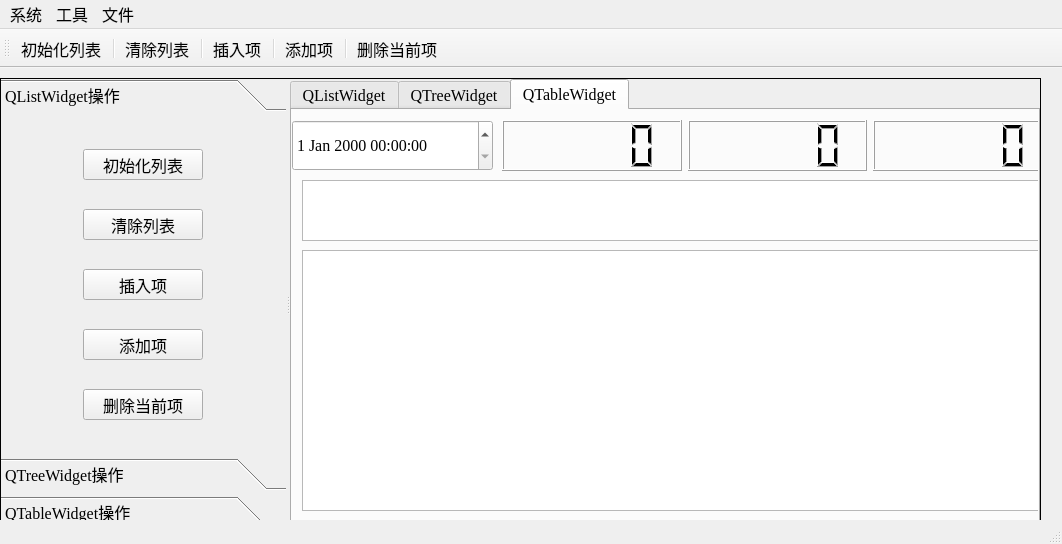
<?xml version="1.0" encoding="UTF-8"?>
<ui version="4.0">
 <class>MainWindow</class>
 <widget class="QMainWindow" name="MainWindow">
  <property name="geometry">
   <rect>
    <x>0</x>
    <y>0</y>
    <width>1062</width>
    <height>544</height>
   </rect>
  </property>
  <property name="font">
   <font>
    <family>Times New Roman</family>
    <pointsize>12</pointsize>
   </font>
  </property>
  <property name="windowTitle">
   <string>Test</string>
  </property>
  <widget class="QWidget" name="centralwidget">
   <widget class="QSplitter" name="splitter">
    <property name="geometry">
     <rect>
      <x>0</x>
      <y>10</y>
      <width>1041</width>
      <height>451</height>
     </rect>
    </property>
    <property name="frameShape">
     <enum>QFrame::Box</enum>
    </property>
    <property name="frameShadow">
     <enum>QFrame::Plain</enum>
    </property>
    <property name="lineWidth">
     <number>1</number>
    </property>
    <property name="midLineWidth">
     <number>3</number>
    </property>
    <property name="orientation">
     <enum>Qt::Horizontal</enum>
    </property>
    <property name="opaqueResize">
     <bool>true</bool>
    </property>
    <widget class="QToolBox" name="toolBox">
     <property name="minimumSize">
      <size>
       <width>150</width>
       <height>0</height>
      </size>
     </property>
     <property name="maximumSize">
      <size>
       <width>300</width>
       <height>16777215</height>
      </size>
     </property>
     <property name="currentIndex">
      <number>0</number>
     </property>
     <widget class="QWidget" name="page1">
      <property name="geometry">
       <rect>
        <x>0</x>
        <y>0</y>
        <width>232</width>
        <height>326</height>
       </rect>
      </property>
      <attribute name="icon">
       <iconset>
        <normaloff>:/images/icons/410.bmp</normaloff>:/images/icons/410.bmp</iconset>
      </attribute>
      <attribute name="label">
       <string>QListWidget操作</string>
      </attribute>
      <layout class="QGridLayout" name="gridLayout">
       <item row="0" column="0">
        <widget class="QToolButton" name="tBtnListIni">
         <property name="minimumSize">
          <size>
           <width>120</width>
           <height>25</height>
          </size>
         </property>
         <property name="text">
          <string>初始化列表</string>
         </property>
         <property name="popupMode">
          <enum>QToolButton::DelayedPopup</enum>
         </property>
         <property name="toolButtonStyle">
          <enum>Qt::ToolButtonTextBesideIcon</enum>
         </property>
         <property name="autoRaise">
          <bool>false</bool>
         </property>
         <property name="arrowType">
          <enum>Qt::NoArrow</enum>
         </property>
        </widget>
       </item>
       <item row="1" column="0">
        <widget class="QToolButton" name="tBtnListClear">
         <property name="minimumSize">
          <size>
           <width>120</width>
           <height>25</height>
          </size>
         </property>
         <property name="text">
          <string>清除列表</string>
         </property>
         <property name="toolButtonStyle">
          <enum>Qt::ToolButtonTextBesideIcon</enum>
         </property>
        </widget>
       </item>
       <item row="2" column="0">
        <widget class="QToolButton" name="tBtnListInsert">
         <property name="minimumSize">
          <size>
           <width>120</width>
           <height>25</height>
          </size>
         </property>
         <property name="text">
          <string>插入项</string>
         </property>
         <property name="toolButtonStyle">
          <enum>Qt::ToolButtonTextBesideIcon</enum>
         </property>
        </widget>
       </item>
       <item row="3" column="0">
        <widget class="QToolButton" name="tBtnListAppend">
         <property name="minimumSize">
          <size>
           <width>120</width>
           <height>25</height>
          </size>
         </property>
         <property name="text">
          <string>添加项</string>
         </property>
         <property name="toolButtonStyle">
          <enum>Qt::ToolButtonTextBesideIcon</enum>
         </property>
        </widget>
       </item>
       <item row="4" column="0">
        <widget class="QToolButton" name="tBtnListDelete">
         <property name="minimumSize">
          <size>
           <width>120</width>
           <height>25</height>
          </size>
         </property>
         <property name="text">
          <string>删除当前项</string>
         </property>
         <property name="toolButtonStyle">
          <enum>Qt::ToolButtonTextBesideIcon</enum>
         </property>
        </widget>
       </item>
      </layout>
     </widget>
     <widget class="QWidget" name="page2">
      <property name="geometry">
       <rect>
        <x>0</x>
        <y>0</y>
        <width>211</width>
        <height>340</height>
       </rect>
      </property>
      <attribute name="icon">
       <iconset>
        <normaloff>:/images/icons/408.bmp</normaloff>:/images/icons/408.bmp</iconset>
      </attribute>
      <attribute name="label">
       <string>QTreeWidget操作</string>
      </attribute>
      <layout class="QVBoxLayout" name="verticalLayout_4">
       <item>
        <widget class="QGroupBox" name="groupBox4">
         <property name="title">
          <string/>
         </property>
         <layout class="QVBoxLayout" name="verticalLayout_3">
          <item>
           <widget class="QPushButton" name="btnRecoveryDate">
            <property name="text">
             <string>当前日期时间</string>
            </property>
           </widget>
          </item>
          <item>
           <widget class="QLabel" name="textLabel1">
            <property name="text">
             <string>日期</string>
            </property>
           </widget>
          </item>
          <item>
           <widget class="QLineEdit" name="textLabelLineEdit"/>
          </item>
          <item>
           <widget class="QLabel" name="textLabel2">
            <property name="text">
             <string>月份</string>
            </property>
           </widget>
          </item>
          <item>
           <widget class="QSpinBox" name="spinMonthBox"/>
          </item>
          <item>
           <widget class="QLabel" name="textLabel3">
            <property name="text">
             <string>天数</string>
            </property>
           </widget>
          </item>
          <item>
           <widget class="QSpinBox" name="spinDateBox"/>
          </item>
         </layout>
        </widget>
       </item>
       <item>
        <spacer name="verticalSpacer">
         <property name="orientation">
          <enum>Qt::Vertical</enum>
         </property>
         <property name="sizeHint" stdset="0">
          <size>
           <width>20</width>
           <height>119</height>
          </size>
         </property>
        </spacer>
       </item>
      </layout>
     </widget>
     <widget class="QWidget" name="page3">
      <property name="geometry">
       <rect>
        <x>0</x>
        <y>0</y>
        <width>232</width>
        <height>326</height>
       </rect>
      </property>
      <attribute name="icon">
       <iconset>
        <normaloff>:/images/icons/412.bmp</normaloff>:/images/icons/412.bmp</iconset>
      </attribute>
      <attribute name="label">
       <string>QTableWidget操作</string>
      </attribute>
      <widget class="QPushButton" name="btnclose">
       <property name="geometry">
        <rect>
         <x>40</x>
         <y>40</y>
         <width>131</width>
         <height>41</height>
        </rect>
       </property>
       <property name="text">
        <string>关闭</string>
       </property>
      </widget>
      <widget class="QCheckBox" name="reboot">
       <property name="geometry">
        <rect>
         <x>40</x>
         <y>120</y>
         <width>131</width>
         <height>41</height>
        </rect>
       </property>
       <property name="text">
        <string>重启</string>
       </property>
      </widget>
      <widget class="QDial" name="dial">
       <property name="geometry">
        <rect>
         <x>70</x>
         <y>200</y>
         <width>50</width>
         <height>64</height>
        </rect>
       </property>
      </widget>
     </widget>
    </widget>
    <widget class="QTabWidget" name="tabWidget">
     <property name="tabPosition">
      <enum>QTabWidget::North</enum>
     </property>
     <property name="tabShape">
      <enum>QTabWidget::Rounded</enum>
     </property>
     <property name="currentIndex">
      <number>2</number>
     </property>
     <property name="elideMode">
      <enum>Qt::ElideLeft</enum>
     </property>
     <widget class="QWidget" name="tab1">
      <attribute name="title">
       <string>QListWidget</string>
      </attribute>
      <layout class="QVBoxLayout" name="verticalLayout">
       <property name="leftMargin">
        <number>4</number>
       </property>
       <property name="topMargin">
        <number>4</number>
       </property>
       <property name="rightMargin">
        <number>4</number>
       </property>
       <property name="bottomMargin">
        <number>4</number>
       </property>
       <item>
        <widget class="QGroupBox" name="groupBox1">
         <property name="title">
          <string/>
         </property>
         <layout class="QHBoxLayout" name="horizontalLayout">
          <property name="spacing">
           <number>10</number>
          </property>
          <property name="topMargin">
           <number>2</number>
          </property>
          <property name="bottomMargin">
           <number>2</number>
          </property>
          <item>
           <widget class="QLabel" name="currentItemLabel">
            <property name="text">
             <string>当前项变化</string>
            </property>
           </widget>
          </item>
          <item>
           <widget class="QLineEdit" name="editCutItemText">
            <property name="styleSheet">
             <string notr="true">color: rgb(0, 0, 255);</string>
            </property>
            <property name="clearButtonEnabled">
             <bool>false</bool>
            </property>
           </widget>
          </item>
          <item>
           <widget class="QCheckBox" name="chkBoxListEditable">
            <property name="text">
             <string>可编辑</string>
            </property>
           </widget>
          </item>
         </layout>
        </widget>
       </item>
       <item>
        <widget class="QGroupBox" name="groupBox2">
         <property name="title">
          <string/>
         </property>
         <layout class="QHBoxLayout" name="horizontalLayout_2">
          <property name="topMargin">
           <number>2</number>
          </property>
          <property name="bottomMargin">
           <number>2</number>
          </property>
          <item>
           <widget class="QToolButton" name="tBtnSelectItem">
            <property name="minimumSize">
             <size>
              <width>100</width>
              <height>25</height>
             </size>
            </property>
            <property name="text">
             <string>选择项</string>
            </property>
            <property name="popupMode">
             <enum>QToolButton::MenuButtonPopup</enum>
            </property>
            <property name="toolButtonStyle">
             <enum>Qt::ToolButtonTextBesideIcon</enum>
            </property>
           </widget>
          </item>
          <item>
           <widget class="QToolButton" name="tBtnSelALL">
            <property name="minimumSize">
             <size>
              <width>70</width>
              <height>25</height>
             </size>
            </property>
            <property name="text">
             <string>全选</string>
            </property>
            <property name="toolButtonStyle">
             <enum>Qt::ToolButtonTextBesideIcon</enum>
            </property>
           </widget>
          </item>
          <item>
           <widget class="QToolButton" name="tBtnSelNone">
            <property name="minimumSize">
             <size>
              <width>70</width>
              <height>25</height>
             </size>
            </property>
            <property name="text">
             <string>全不选</string>
            </property>
            <property name="toolButtonStyle">
             <enum>Qt::ToolButtonTextBesideIcon</enum>
            </property>
           </widget>
          </item>
          <item>
           <widget class="QToolButton" name="tBtnSelInvs">
            <property name="minimumSize">
             <size>
              <width>70</width>
              <height>25</height>
             </size>
            </property>
            <property name="text">
             <string>反选</string>
            </property>
            <property name="toolButtonStyle">
             <enum>Qt::ToolButtonTextBesideIcon</enum>
            </property>
           </widget>
          </item>
         </layout>
        </widget>
       </item>
       <item>
        <widget class="QListWidget" name="listWidget">
         <property name="contextMenuPolicy">
          <enum>Qt::CustomContextMenu</enum>
         </property>
         <property name="layoutMode">
          <enum>QListView::SinglePass</enum>
         </property>
         <property name="viewMode">
          <enum>QListView::ListMode</enum>
         </property>
         <property name="selectionRectVisible">
          <bool>false</bool>
         </property>
         <item>
          <property name="text">
           <string>New Item1</string>
          </property>
          <property name="checkState">
           <enum>Checked</enum>
          </property>
          <property name="icon">
           <iconset>
            <normaloff>:/images/icons/check2.ico</normaloff>:/images/icons/check2.ico</iconset>
          </property>
          <property name="flags">
           <set>ItemIsSelectable|ItemIsEditable|ItemIsDragEnabled|ItemIsUserCheckable|ItemIsEnabled</set>
          </property>
         </item>
         <item>
          <property name="text">
           <string>New Item2</string>
          </property>
          <property name="checkState">
           <enum>Unchecked</enum>
          </property>
          <property name="icon">
           <iconset>
            <normaloff>:/images/icons/check2.ico</normaloff>:/images/icons/check2.ico</iconset>
          </property>
          <property name="flags">
           <set>ItemIsSelectable|ItemIsEditable|ItemIsUserCheckable|ItemIsEnabled</set>
          </property>
         </item>
        </widget>
       </item>
      </layout>
     </widget>
     <widget class="QWidget" name="tab2">
      <attribute name="title">
       <string>QTreeWidget</string>
      </attribute>
      <layout class="QVBoxLayout" name="verticalLayout_2">
       <item>
        <widget class="QCalendarWidget" name="calendarWidget"/>
       </item>
       <item>
        <widget class="QProgressBar" name="progressBar">
         <property name="value">
          <number>24</number>
         </property>
        </widget>
       </item>
      </layout>
     </widget>
     <widget class="QWidget" name="tab3">
      <attribute name="title">
       <string>QTableWidget</string>
      </attribute>
      <widget class="QDateTimeEdit" name="dateTimeEdit">
       <property name="geometry">
        <rect>
         <x>0</x>
         <y>10</y>
         <width>201</width>
         <height>51</height>
        </rect>
       </property>
      </widget>
      <widget class="QPlainTextEdit" name="plainTextEdit">
       <property name="geometry">
        <rect>
         <x>10</x>
         <y>140</y>
         <width>801</width>
         <height>261</height>
        </rect>
       </property>
      </widget>
      <widget class="QTextEdit" name="textEdit">
       <property name="geometry">
        <rect>
         <x>10</x>
         <y>70</y>
         <width>751</width>
         <height>61</height>
        </rect>
       </property>
      </widget>
      <widget class="QWidget" name="">
       <property name="geometry">
        <rect>
         <x>210</x>
         <y>10</y>
         <width>551</width>
         <height>51</height>
        </rect>
       </property>
       <layout class="QHBoxLayout" name="horizontalLayout_3">
        <item>
         <widget class="QLCDNumber" name="lcdHourNumber"/>
        </item>
        <item>
         <widget class="QLCDNumber" name="lcdMinuteNumber"/>
        </item>
        <item>
         <widget class="QLCDNumber" name="lcdSecondNumber"/>
        </item>
       </layout>
      </widget>
     </widget>
    </widget>
   </widget>
  </widget>
  <widget class="QMenuBar" name="menubar">
   <property name="geometry">
    <rect>
     <x>0</x>
     <y>0</y>
     <width>1062</width>
     <height>32</height>
    </rect>
   </property>
   <widget class="QMenu" name="menuReboot">
    <property name="title">
     <string>系统</string>
    </property>
    <addaction name="actionReboot"/>
    <addaction name="actionClose"/>
   </widget>
   <widget class="QMenu" name="menuTool">
    <property name="title">
     <string>工具</string>
    </property>
    <addaction name="actionlistInit"/>
    <addaction name="actionListClear"/>
    <addaction name="actionListAppend"/>
    <addaction name="actionListDelete"/>
    <addaction name="actionListInsert"/>
   </widget>
   <widget class="QMenu" name="menuFile">
    <property name="title">
     <string>文件</string>
    </property>
    <addaction name="separator"/>
    <addaction name="actioninitText"/>
    <addaction name="actionclearText"/>
    <addaction name="actionsaveText"/>
   </widget>
   <addaction name="menuReboot"/>
   <addaction name="menuTool"/>
   <addaction name="menuFile"/>
  </widget>
  <widget class="QStatusBar" name="statusbar"/>
  <widget class="QToolBar" name="toolBar">
   <property name="windowTitle">
    <string>toolBar</string>
   </property>
   <property name="toolButtonStyle">
    <enum>Qt::ToolButtonTextBesideIcon</enum>
   </property>
   <attribute name="toolBarArea">
    <enum>TopToolBarArea</enum>
   </attribute>
   <attribute name="toolBarBreak">
    <bool>false</bool>
   </attribute>
   <addaction name="actListIni"/>
   <addaction name="separator"/>
   <addaction name="actListClear"/>
   <addaction name="separator"/>
   <addaction name="actListInsert"/>
   <addaction name="separator"/>
   <addaction name="actListAppend"/>
   <addaction name="separator"/>
   <addaction name="actListDelete"/>
  </widget>
  <action name="actListIni">
   <property name="checkable">
    <bool>false</bool>
   </property>
   <property name="icon">
    <iconset resource="images_icons.qrc">
     <normaloff>:/icons/128.bmp</normaloff>:/icons/128.bmp</iconset>
   </property>
   <property name="text">
    <string>初始化列表</string>
   </property>
   <property name="toolTip">
    <string>初始化列表</string>
   </property>
   <property name="font">
    <font>
     <family>Times New Roman</family>
     <pointsize>12</pointsize>
    </font>
   </property>
   <property name="shortcut">
    <string>Ctrl+Shift+I</string>
   </property>
  </action>
  <action name="actListClear">
   <property name="icon">
    <iconset resource="images_icons.qrc">
     <normaloff>:/icons/delete1.bmp</normaloff>:/icons/delete1.bmp</iconset>
   </property>
   <property name="text">
    <string>清除列表</string>
   </property>
   <property name="toolTip">
    <string>清除列表</string>
   </property>
   <property name="font">
    <font>
     <family>Times New Roman</family>
     <pointsize>12</pointsize>
    </font>
   </property>
   <property name="shortcut">
    <string>Ctrl+Shift+Del</string>
   </property>
   <property name="iconVisibleInMenu">
    <bool>true</bool>
   </property>
  </action>
  <action name="actListInsert">
   <property name="icon">
    <iconset resource="images_icons.qrc">
     <normaloff>:/icons/424.bmp</normaloff>:/icons/424.bmp</iconset>
   </property>
   <property name="text">
    <string>插入项</string>
   </property>
   <property name="toolTip">
    <string>插入项</string>
   </property>
   <property name="font">
    <font>
     <family>Times New Roman</family>
     <pointsize>12</pointsize>
    </font>
   </property>
   <property name="shortcut">
    <string>Ctrl+Shift+I</string>
   </property>
  </action>
  <action name="actListAppend">
   <property name="icon">
    <iconset resource="images_icons.qrc">
     <normaloff>:/icons/316.bmp</normaloff>:/icons/316.bmp</iconset>
   </property>
   <property name="text">
    <string>添加项</string>
   </property>
   <property name="toolTip">
    <string>添加项</string>
   </property>
   <property name="font">
    <font>
     <family>Times New Roman</family>
     <pointsize>12</pointsize>
    </font>
   </property>
   <property name="shortcut">
    <string>Ctrl+Shift+P</string>
   </property>
  </action>
  <action name="actListDelete">
   <property name="icon">
    <iconset resource="images_icons.qrc">
     <normaloff>:/icons/324.bmp</normaloff>:/icons/324.bmp</iconset>
   </property>
   <property name="text">
    <string>删除当前项</string>
   </property>
   <property name="toolTip">
    <string>删除当前项</string>
   </property>
   <property name="font">
    <font>
     <family>Times New Roman</family>
     <pointsize>12</pointsize>
    </font>
   </property>
   <property name="shortcut">
    <string>Ctrl+Shift+Del</string>
   </property>
  </action>
  <action name="actSelALL">
   <property name="enabled">
    <bool>true</bool>
   </property>
   <property name="icon">
    <iconset resource="images_icons.qrc">
     <normaloff>:/icons/122.bmp</normaloff>:/icons/122.bmp</iconset>
   </property>
   <property name="text">
    <string>全选</string>
   </property>
   <property name="toolTip">
    <string>全选</string>
   </property>
   <property name="shortcut">
    <string>Ctrl+A</string>
   </property>
  </action>
  <action name="actSelNone">
   <property name="icon">
    <iconset resource="images_icons.qrc">
     <normaloff>:/icons/undo2.bmp</normaloff>:/icons/undo2.bmp</iconset>
   </property>
   <property name="text">
    <string>全不选</string>
   </property>
   <property name="toolTip">
    <string>全不选</string>
   </property>
   <property name="shortcut">
    <string>Ctrl+Shift+C</string>
   </property>
   <property name="menuRole">
    <enum>QAction::AboutRole</enum>
   </property>
  </action>
  <action name="actSelInvs">
   <property name="icon">
    <iconset resource="images_icons.qrc">
     <normaloff>:/icons/redo2.bmp</normaloff>:/icons/redo2.bmp</iconset>
   </property>
   <property name="text">
    <string>反选</string>
   </property>
   <property name="toolTip">
    <string>反选</string>
   </property>
   <property name="shortcut">
    <string>Ctrl+Shift+V</string>
   </property>
  </action>
  <action name="actQuit">
   <property name="icon">
    <iconset resource="images_icons.qrc">
     <normaloff>:/icons/delete1.bmp</normaloff>:/icons/delete1.bmp</iconset>
   </property>
   <property name="text">
    <string>退出</string>
   </property>
   <property name="toolTip">
    <string>退出程序</string>
   </property>
   <property name="shortcut">
    <string>Ctrl+Shift+Q</string>
   </property>
  </action>
  <action name="actSelPopMenu">
   <property name="icon">
    <iconset resource="images_icons.qrc">
     <normaloff>:/icons/320.bmp</normaloff>:/icons/320.bmp</iconset>
   </property>
   <property name="text">
    <string>项选择</string>
   </property>
   <property name="toolTip">
    <string>项选择</string>
   </property>
   <property name="shortcut">
    <string>Ctrl+Shift+T</string>
   </property>
  </action>
  <action name="actionReboot">
   <property name="icon">
    <iconset resource="images_icons.qrc">
     <normaloff>:/icons/326.bmp</normaloff>:/icons/326.bmp</iconset>
   </property>
   <property name="text">
    <string>重启</string>
   </property>
   <property name="shortcut">
    <string>Ctrl+Shift+R</string>
   </property>
  </action>
  <action name="actionClose">
   <property name="icon">
    <iconset resource="images_icons.qrc">
     <normaloff>:/icons/delete1.bmp</normaloff>:/icons/delete1.bmp</iconset>
   </property>
   <property name="text">
    <string>关闭</string>
   </property>
   <property name="shortcut">
    <string>Ctrl+Shift+Q</string>
   </property>
  </action>
  <action name="actionlistInit">
   <property name="icon">
    <iconset resource="images_icons.qrc">
     <normaloff>:/icons/424.bmp</normaloff>:/icons/424.bmp</iconset>
   </property>
   <property name="text">
    <string>初始化列表</string>
   </property>
   <property name="shortcut">
    <string>Ctrl+Shift+I</string>
   </property>
  </action>
  <action name="actionListClear">
   <property name="icon">
    <iconset resource="images_icons.qrc">
     <normaloff>:/icons/delete1.bmp</normaloff>:/icons/delete1.bmp</iconset>
   </property>
   <property name="text">
    <string>清除列表</string>
   </property>
   <property name="shortcut">
    <string>Ctrl+Shift+Del</string>
   </property>
  </action>
  <action name="actionListAppend">
   <property name="icon">
    <iconset resource="images_icons.qrc">
     <normaloff>:/icons/316.bmp</normaloff>:/icons/316.bmp</iconset>
   </property>
   <property name="text">
    <string>添加项</string>
   </property>
   <property name="shortcut">
    <string>Ctrl+Shift+P</string>
   </property>
  </action>
  <action name="actionListDelete">
   <property name="icon">
    <iconset resource="images_icons.qrc">
     <normaloff>:/icons/324.bmp</normaloff>:/icons/324.bmp</iconset>
   </property>
   <property name="text">
    <string>删除当前项</string>
   </property>
   <property name="shortcut">
    <string>Ctrl+Shift+Del</string>
   </property>
  </action>
  <action name="actioninitText">
   <property name="icon">
    <iconset resource="images_icons.qrc">
     <normaloff>:/icons/new2.bmp</normaloff>:/icons/new2.bmp</iconset>
   </property>
   <property name="text">
    <string>初始化文本</string>
   </property>
   <property name="shortcut">
    <string>Ctrl+Alt+I</string>
   </property>
  </action>
  <action name="actionclearText">
   <property name="icon">
    <iconset resource="images_icons.qrc">
     <normaloff>:/icons/delete1.bmp</normaloff>:/icons/delete1.bmp</iconset>
   </property>
   <property name="text">
    <string>清除文本</string>
   </property>
   <property name="shortcut">
    <string>Ctrl+Alt+Backspace</string>
   </property>
  </action>
  <action name="actionsaveText">
   <property name="icon">
    <iconset resource="images_icons.qrc">
     <normaloff>:/icons/save1.bmp</normaloff>:/icons/save1.bmp</iconset>
   </property>
   <property name="text">
    <string>保存文本</string>
   </property>
   <property name="shortcut">
    <string>Ctrl+Alt+S</string>
   </property>
  </action>
  <action name="actionListInsert">
   <property name="icon">
    <iconset resource="images_icons.qrc">
     <normaloff>:/icons/316.bmp</normaloff>:/icons/316.bmp</iconset>
   </property>
   <property name="text">
    <string>插入项</string>
   </property>
   <property name="shortcut">
    <string>Ctrl+Shift+I</string>
   </property>
  </action>
 </widget>
 <resources>
  <include location="images_icons.qrc"/>
 </resources>
 <connections>
  <connection>
   <sender>actSelPopMenu</sender>
   <signal>triggered()</signal>
   <receiver>actSelALL</receiver>
   <slot>trigger()</slot>
   <hints>
    <hint type="sourcelabel">
     <x>-1</x>
     <y>-1</y>
    </hint>
    <hint type="destinationlabel">
     <x>-1</x>
     <y>-1</y>
    </hint>
   </hints>
  </connection>
  <connection>
   <sender>actQuit</sender>
   <signal>triggered()</signal>
   <receiver>MainWindow</receiver>
   <slot>close()</slot>
   <hints>
    <hint type="sourcelabel">
     <x>-1</x>
     <y>-1</y>
    </hint>
    <hint type="destinationlabel">
     <x>530</x>
     <y>271</y>
    </hint>
   </hints>
  </connection>
 </connections>
</ui>
